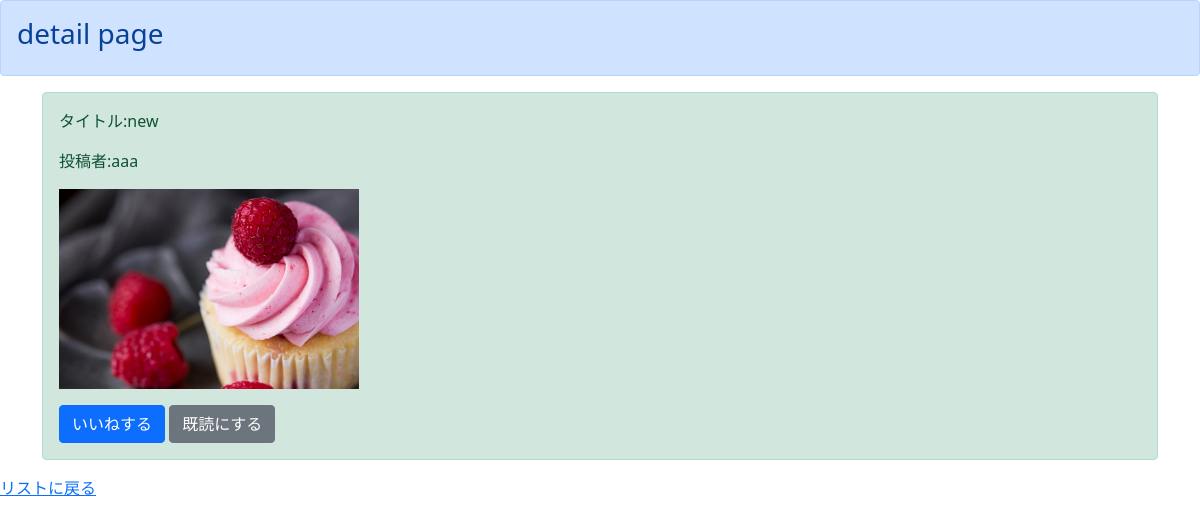
Screenshot of /detail/1 (signed in) with the database file from the repository.
### boardapp/models.py (models this page shows)
class BoardModel(models.Model):
  title = models.CharField(max_length=100)
  content = models.TextField()
  author = models.CharField(max_length=50)
  snsimage =  models.ImageField(upload_to='')
  good = models.IntegerField(null=True, blank=True, default=1)
  read = models.IntegerField(null=True, blank=True, default=1)
  readtext = models.TextField(null=True, blank=True, default='a')

### boardapp/views.py (the view)
# urls.py: path('detail/<int:pk>', detailfunc, name='detail'),
def detailfunc(request, pk):
    object = get_object_or_404(BoardModel, pk=pk)
    return render(request, 'detail.html', {'object':object})

### templates/detail.html
{% extends 'base.html' %}
{% block header %}
<div class="alert alert-primary" role="alert">
  <h3>detail page</h3>
</div>
{% endblock header %}
{% block content %}
{% if user.is_authenticated %}
<div class="container">
  <div class="alert alert-success" role="alert">
      <p>タイトル:{{ object.title }}</p>
      <p>投稿者:{{ object.author }}</p>
      <p><img src="{{ object.snsimage.url }}" width=300></p>
      <a href="{% url 'good' object.pk %}" class="btn btn-primary" tabindex="-1" role="button" aria-disabled="true">いいねする</a>
      <a href="{% url 'read' object.pk %}" class="btn btn-secondary" tabindex="-1" role="button" aria-disabled="true">既読にする</a>
  </div>
</div>
<a href="{% url 'list' %}">リストに戻る</a>
{% else %}
<h1>please login</h1>
{% endif %}
{% endblock content %}

### rows the page displays
BoardModel: title "new", author "aaa", snsimage (picture)
